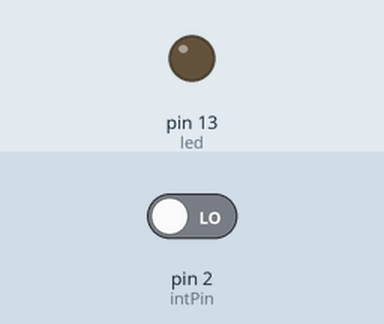
Bench run of a sketch on a simulated Arduino Uno, built with avr-gcc and run on an emulated ATmega328P. On the bench: output pins drawn as LEDs (lit = HIGH). Inputs (shaded band) come from the test bench; at power-on: pin 2 (intPin) LOW.

Above: at 1.2 s.
1.3 s: pin 2 (intPin) driven HIGH
At 1.9 s:
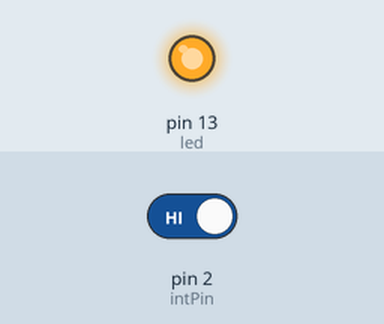
Timing chart, 0 to 4.3 s (numbered marks = the images above; inputs shaded):
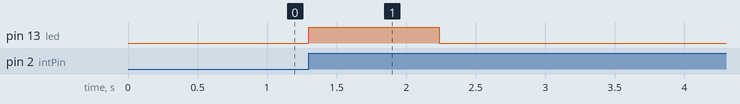

The sketch:

Ejercicio5.ino
```cpp
int led = 13;
int intPin = 2;

void setup() {
  Serial.begin(9600);
  pinMode(led,OUTPUT);
  pinMode(intPin, INPUT);
  attachInterrupt(digitalPinToInterrupt(intPin), alerta, RISING);
}

void loop() {

  delay(100);

}

void alerta(){
  digitalWrite(led, HIGH);
  delay(200000);
  digitalWrite(led, LOW);
}
```

Measured:
- after the input at 1.3 s, pin 13 (led): LOW → HIGH at once, → LOW 0.94 s later
